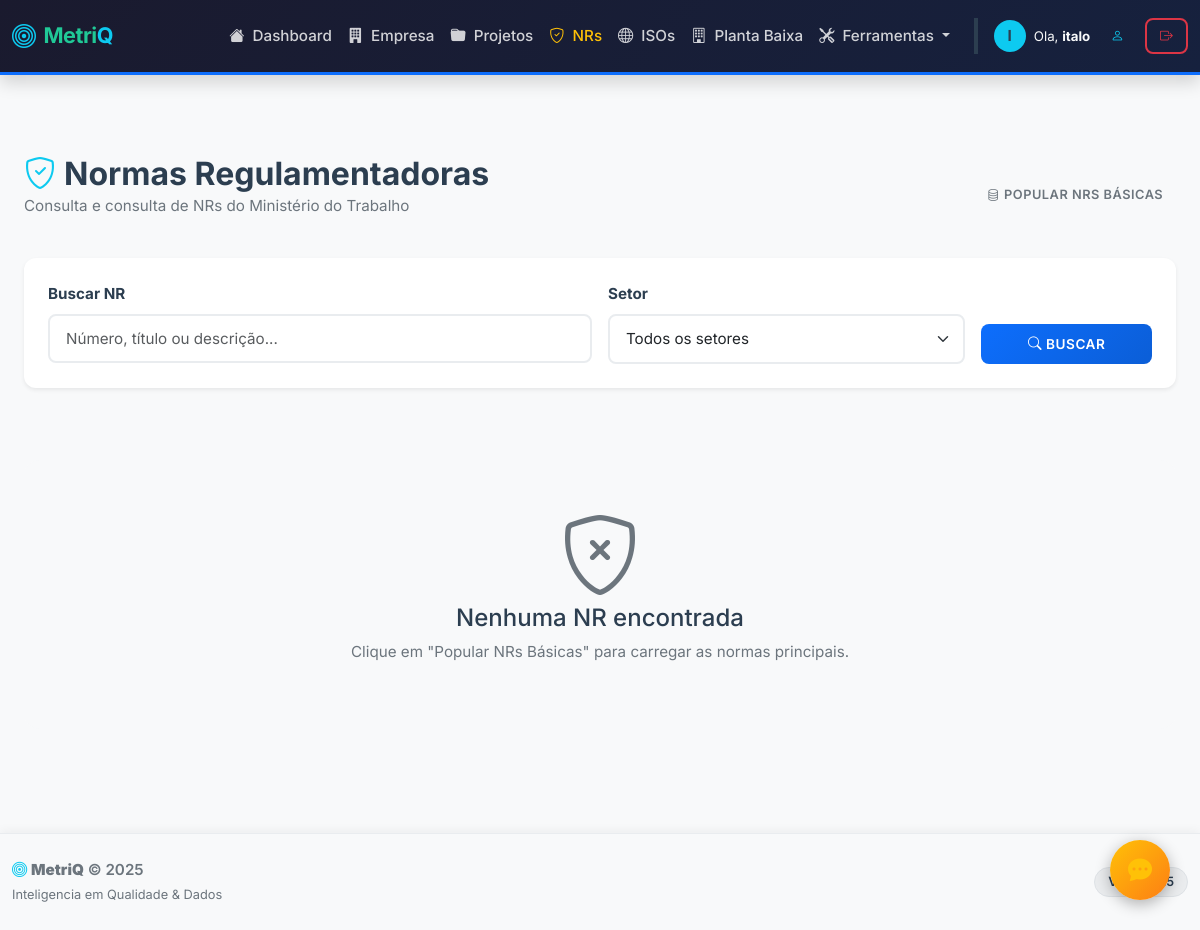
/nr (signed in), run on an earlier commit of the app's database.
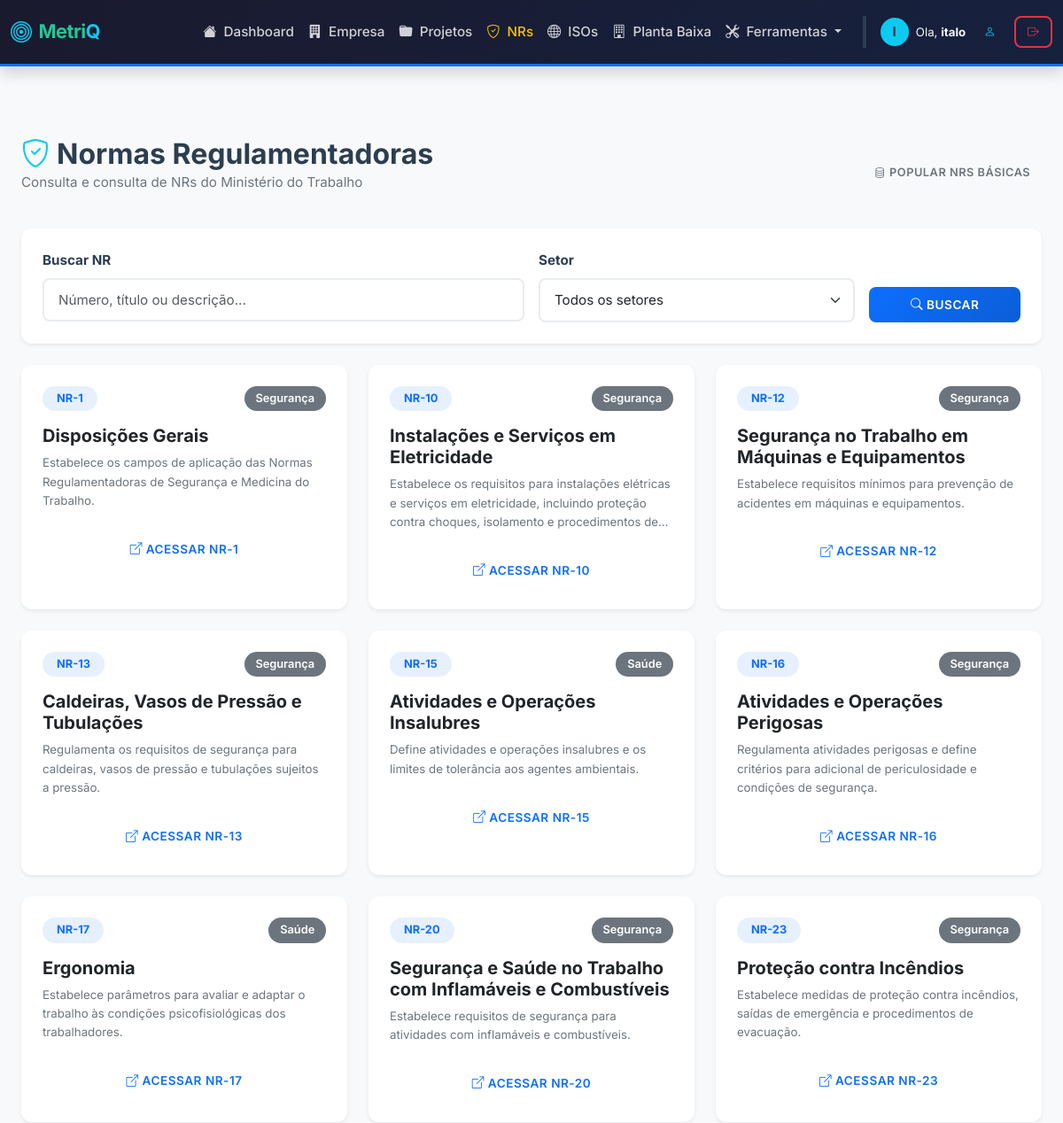
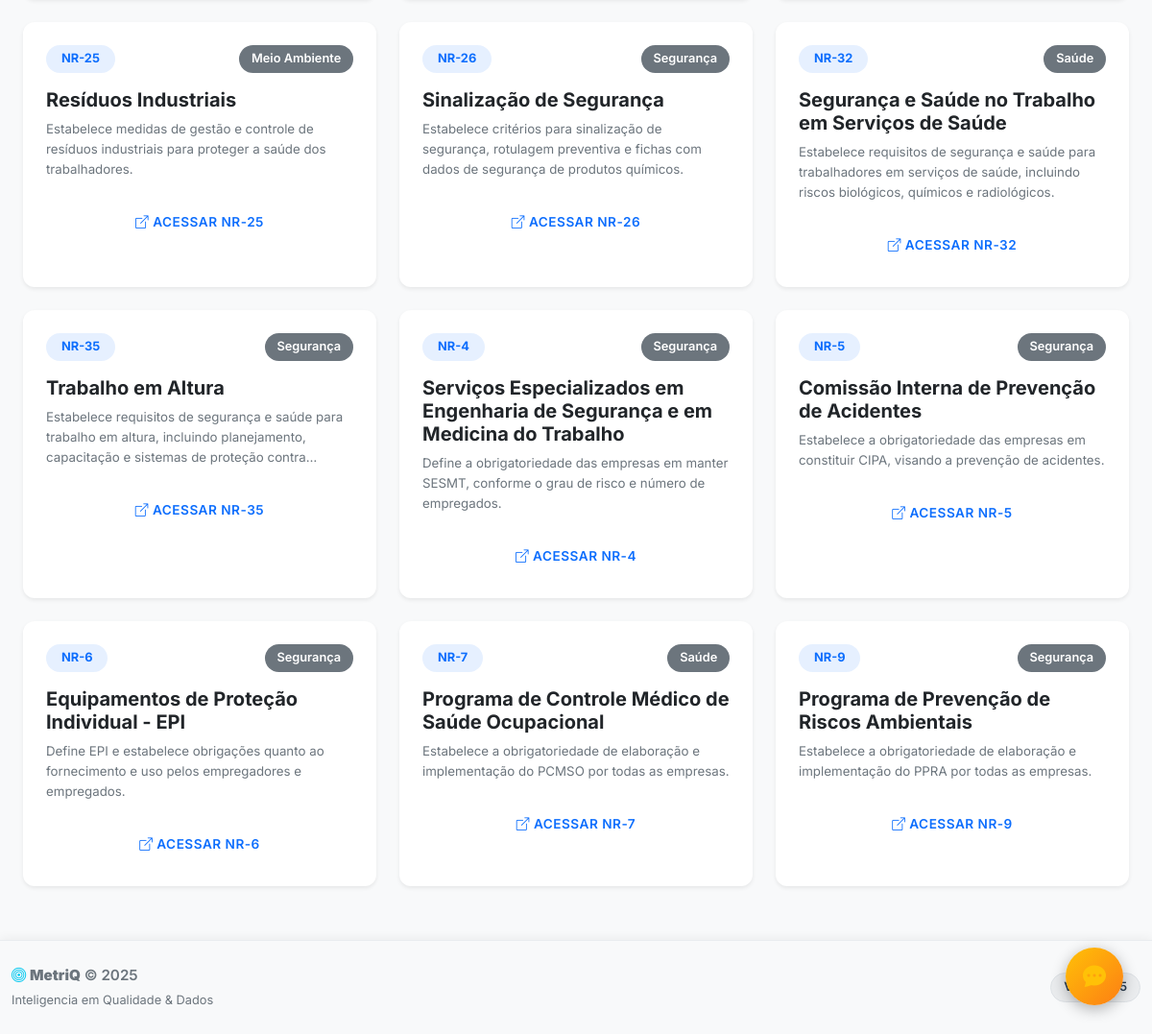
And on a later commit of the database (2 pictures, top to bottom).
### qualidade_flask/models.py (models this page shows, shortened)
class NormaRegulamentadora(db.Model):
    id = db.Column(db.Integer, primary_key=True)
    numero = db.Column(db.String(10), unique=True, nullable=False)
    titulo = db.Column(db.String(200), nullable=False)
    descricao = db.Column(db.Text)
    setor = db.Column(db.String(100))
    data_vigencia = db.Column(db.Date)
    link_oficial = db.Column(db.String(500))
    conteudo = db.Column(db.Text)
    palavras_chave = db.Column(db.JSON)
    perguntas = db.Column(db.JSON)
    glossario = db.Column(db.JSON)
    data_criacao = db.Column(db.DateTime, default=datetime.now)
    data_atualizacao = db.Column(db.DateTime, default=datetime.now, onupdate=datetime.now)
    checklists = db.relationship('ChecklistNR', backref='norma', lazy=True, cascade="all, delete-orphan")

### qualidade_flask/blueprints/nr.py (the view)
@nr.route('/nr')
@login_required
def lista_nrs():
    busca = request.args.get('busca', '')
    setor_filtro = request.args.get('setor', '')
    query = NormaRegulamentadora.query
    if busca:
        query = query.filter(
            (NormaRegulamentadora.numero.ilike(f'%{busca}%')) |
            (NormaRegulamentadora.titulo.ilike(f'%{busca}%')) |
            (NormaRegulamentadora.descricao.ilike(f'%{busca}%'))
        )
    if setor_filtro:
        query = query.filter(NormaRegulamentadora.setor == setor_filtro)
    normas = query.order_by(NormaRegulamentadora.numero).all()
    setores = db.session.query(NormaRegulamentadora.setor).distinct().all()
    setores = [s[0] for s in setores if s[0]]
    return render_template('nr/lista.html', normas=normas, setores=setores,
                          busca=busca, setor_filtro=setor_filtro)

### qualidade_flask/templates/nr/lista.html (shortened to what this page needs)
{% extends "base.html" %}
{% block content %}
<div class="container py-4">
    <div class="d-flex justify-content-between align-items-center mb-4">
        <div>
            <h2 class="fw-bold mb-0"><i class="bi bi-shield-check text-info me-2"></i>Normas Regulamentadoras</h2>
            <p class="text-muted">Consulta e consulta de NRs do Ministério do Trabalho</p>
        </div>
        <form action="{{ url_for('nr.popular_nrs') }}" method="POST" onsubmit="return confirm('Deseja popular o banco com NRs básicas?')">
            <button type="submit" class="btn btn-outline-secondary btn-sm">
                <i class="bi bi-database me-1"></i>Popular NRs Básicas
            </button>
        </form>
    </div>
    <div class="card border-0 shadow-sm mb-4">
        <div class="card-body p-4">
            <form action="{{ url_for('nr.lista_nrs') }}" method="GET" class="row g-3">
                <div class="col-md-6">
                    <label class="form-label fw-bold">Buscar NR</label>
                    <input type="text" name="busca" class="form-control"
                           placeholder="Número, título ou descrição..."
                           value="{{ busca }}">
                </div>
                <div class="col-md-4">
                    <label class="form-label fw-bold">Setor</label>
                    <select name="setor" class="form-select">
                        <option value="">Todos os setores</option>
                    </select>
                </div>
                <div class="col-md-2 d-flex align-items-end">
                    <button type="submit" class="btn btn-primary w-100">
                        <i class="bi bi-search me-1"></i>Buscar
                    </button>
                </div>
            </form>
        </div>
    </div>
    <div class="row g-4">
        {% if normas %}
            {% for norma in normas %}
            <div class="col-md-6 col-lg-4">
                <div class="card h-100 border-0 shadow-sm hover-shadow transition">
                    <div class="card-body">
                        <div class="d-flex justify-content-between align-items-start mb-3">
                            <span class="badge bg-primary bg-opacity-10 text-primary px-3 py-2 fw-bold">
                                {{ norma.numero }}
                            </span>
                            <span class="badge bg-secondary">{{ norma.setor }}</span>
                        </div>
                        <h5 class="card-title fw-bold mb-2">{{ norma.titulo }}</h5>
                        <p class="card-text text-muted small mb-4 line-clamp-3">
                            {{ norma.descricao }}
                        </p>
                        <a href="{{ url_for('nr.detalhe_nr', id=norma.id) }}" class="btn btn-outline-primary w-100">
                            <i class="bi bi-box-arrow-up-right me-1"></i>Acessar {{ norma.numero }}
                        </a>
                    </div>
                </div>
            </div>
            {% endfor %}
        {% else %}
            <div class="col-12 text-center py-5">
                <div class="bg-light rounded-4 p-5">
                    <i class="bi bi-shield-x display-1 text-muted mb-3"></i>
                    <h4>Nenhuma NR encontrada</h4>
                    <p class="text-muted">
                        {% if busca or setor_filtro %}
                            Tente ajustar os filtros de busca.
                        {% else %}
                            Clique em "Popular NRs Básicas" para carregar as normas principais.
                        {% endif %}
                    </p>
                </div>
            </div>
        {% endif %}
    </div>
</div>
{% endblock %}

What changed in the data, as far as the page shows it:
added NormaRegulamentadora: numero "NR-1", setor "Segurança", titulo "Disposições Gerais", descricao "Estabelece os campos de aplicação das Normas Regulamentadoras de Segurança e Medicina do Trabalho."
added NormaRegulamentadora: numero "NR-10", setor "Segurança", titulo "Instalações e Serviços em Eletricidade", descricao "Estabelece os requisitos para instalações elétricas e serviços em eletricidade, incluindo proteção contra choques, isolamento e procedimentos…"
added NormaRegulamentadora: numero "NR-12", setor "Segurança", titulo "Segurança no Trabalho em Máquinas e Equipamentos", descricao "Estabelece requisitos mínimos para prevenção de acidentes em máquinas e equipamentos."
added NormaRegulamentadora: numero "NR-13", setor "Segurança", titulo "Caldeiras, Vasos de Pressão e Tubulações", descricao "Regulamenta os requisitos de segurança para caldeiras, vasos de pressão e tubulações sujeitos a pressão."
added NormaRegulamentadora: numero "NR-15", setor "Saúde", titulo "Atividades e Operações Insalubres", descricao "Define atividades e operações insalubres e os limites de tolerância aos agentes ambientais."
added NormaRegulamentadora: numero "NR-16", setor "Segurança", titulo "Atividades e Operações Perigosas", descricao "Regulamenta atividades perigosas e define critérios para adicional de periculosidade e condições de segurança."
added NormaRegulamentadora: numero "NR-17", setor "Saúde", titulo "Ergonomia", descricao "Estabelece parâmetros para avaliar e adaptar o trabalho às condições psicofisiológicas dos trabalhadores."
added NormaRegulamentadora: numero "NR-20", setor "Segurança", titulo "Segurança e Saúde no Trabalho com Inflamáveis e Combustíveis", descricao "Estabelece requisitos de segurança para atividades com inflamáveis e combustíveis."
added NormaRegulamentadora: numero "NR-23", setor "Segurança", titulo "Proteção contra Incêndios", descricao "Estabelece medidas de proteção contra incêndios, saídas de emergência e procedimentos de evacuação."
added NormaRegulamentadora: numero "NR-25", setor "Meio Ambiente", titulo "Resíduos Industriais", descricao "Estabelece medidas de gestão e controle de resíduos industriais para proteger a saúde dos trabalhadores."
added NormaRegulamentadora: numero "NR-26", setor "Segurança", titulo "Sinalização de Segurança", descricao "Estabelece critérios para sinalização de segurança, rotulagem preventiva e fichas com dados de segurança de produtos químicos."
added NormaRegulamentadora: numero "NR-32", setor "Saúde", titulo "Segurança e Saúde no Trabalho em Serviços de Saúde", descricao "Estabelece requisitos de segurança e saúde para trabalhadores em serviços de saúde, incluindo riscos biológicos, químicos e radiológicos."
added NormaRegulamentadora: numero "NR-35", setor "Segurança", titulo "Trabalho em Altura", descricao "Estabelece requisitos de segurança e saúde para trabalho em altura, incluindo planejamento, capacitação e sistemas de proteção…"
added NormaRegulamentadora: numero "NR-4", setor "Segurança", titulo "Serviços Especializados em Engenharia de Segurança e em Medicina do Trabalho", descricao "Define a obrigatoriedade das empresas em manter SESMT, conforme o grau de risco e número de empregados."
added NormaRegulamentadora: numero "NR-5", setor "Segurança", titulo "Comissão Interna de Prevenção de Acidentes", descricao "Estabelece a obrigatoriedade das empresas em constituir CIPA, visando a prevenção de acidentes."
added NormaRegulamentadora: numero "NR-6", setor "Segurança", titulo "Equipamentos de Proteção Individual - EPI", descricao "Define EPI e estabelece obrigações quanto ao fornecimento e uso pelos empregadores e empregados."
added NormaRegulamentadora: numero "NR-7", setor "Saúde", titulo "Programa de Controle Médico de Saúde Ocupacional", descricao "Estabelece a obrigatoriedade de elaboração e implementação do PCMSO por todas as empresas."
added NormaRegulamentadora: numero "NR-9", setor "Segurança", titulo "Programa de Prevenção de Riscos Ambientais", descricao "Estabelece a obrigatoriedade de elaboração e implementação do PPRA por todas as empresas."
Also different on the page:
text no longer shown: "Nenhuma NR encontrada Clique em \"Popular NRs Básicas\" para carregar as normas principais."
